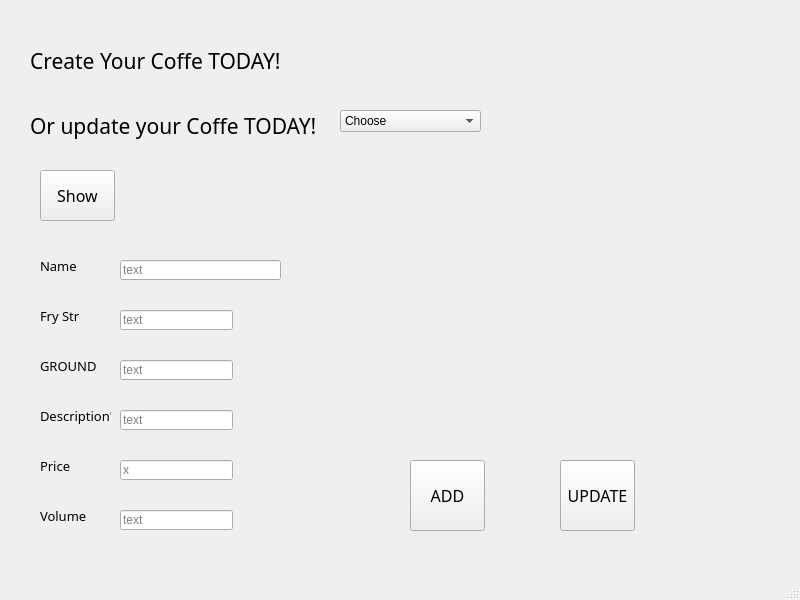
<?xml version="1.0" encoding="UTF-8"?>
<ui version="4.0">
 <class>MainWindow</class>
 <widget class="QMainWindow" name="MainWindow">
  <property name="geometry">
   <rect>
    <x>0</x>
    <y>0</y>
    <width>800</width>
    <height>600</height>
   </rect>
  </property>
  <property name="windowTitle">
   <string>MainWindow</string>
  </property>
  <widget class="QWidget" name="centralwidget">
   <widget class="QLabel" name="label_5">
    <property name="geometry">
     <rect>
      <x>40</x>
      <y>350</y>
      <width>61</width>
      <height>31</height>
     </rect>
    </property>
    <property name="font">
     <font>
      <family>Microsoft YaHei UI Light</family>
      <pointsize>10</pointsize>
     </font>
    </property>
    <property name="text">
     <string>GROUND</string>
    </property>
   </widget>
   <widget class="QLabel" name="label_6">
    <property name="geometry">
     <rect>
      <x>40</x>
      <y>400</y>
      <width>71</width>
      <height>31</height>
     </rect>
    </property>
    <property name="font">
     <font>
      <family>Microsoft YaHei UI Light</family>
      <pointsize>10</pointsize>
     </font>
    </property>
    <property name="text">
     <string>Description'</string>
    </property>
   </widget>
   <widget class="QLabel" name="label_3">
    <property name="geometry">
     <rect>
      <x>40</x>
      <y>300</y>
      <width>61</width>
      <height>31</height>
     </rect>
    </property>
    <property name="font">
     <font>
      <family>Microsoft YaHei UI Light</family>
      <pointsize>10</pointsize>
     </font>
    </property>
    <property name="text">
     <string>Fry Str</string>
    </property>
   </widget>
   <widget class="QLabel" name="label_9">
    <property name="geometry">
     <rect>
      <x>40</x>
      <y>450</y>
      <width>61</width>
      <height>31</height>
     </rect>
    </property>
    <property name="font">
     <font>
      <family>Microsoft YaHei UI Light</family>
      <pointsize>10</pointsize>
     </font>
    </property>
    <property name="text">
     <string>Price</string>
    </property>
   </widget>
   <widget class="QLabel" name="label_10">
    <property name="geometry">
     <rect>
      <x>40</x>
      <y>500</y>
      <width>61</width>
      <height>31</height>
     </rect>
    </property>
    <property name="font">
     <font>
      <family>Microsoft YaHei UI Light</family>
      <pointsize>10</pointsize>
     </font>
    </property>
    <property name="text">
     <string>Volume</string>
    </property>
   </widget>
   <widget class="QLabel" name="label">
    <property name="geometry">
     <rect>
      <x>30</x>
      <y>50</y>
      <width>271</width>
      <height>21</height>
     </rect>
    </property>
    <property name="font">
     <font>
      <family>Microsoft YaHei UI Light</family>
      <pointsize>16</pointsize>
     </font>
    </property>
    <property name="text">
     <string>Create Your Coffe TODAY!</string>
    </property>
   </widget>
   <widget class="QLineEdit" name="fry_str">
    <property name="geometry">
     <rect>
      <x>120</x>
      <y>310</y>
      <width>113</width>
      <height>20</height>
     </rect>
    </property>
    <property name="placeholderText">
     <string>text</string>
    </property>
   </widget>
   <widget class="QLineEdit" name="ground">
    <property name="geometry">
     <rect>
      <x>120</x>
      <y>360</y>
      <width>113</width>
      <height>20</height>
     </rect>
    </property>
    <property name="placeholderText">
     <string>text</string>
    </property>
   </widget>
   <widget class="QLineEdit" name="description">
    <property name="geometry">
     <rect>
      <x>120</x>
      <y>410</y>
      <width>113</width>
      <height>20</height>
     </rect>
    </property>
    <property name="placeholderText">
     <string>text</string>
    </property>
   </widget>
   <widget class="QLineEdit" name="price">
    <property name="geometry">
     <rect>
      <x>120</x>
      <y>460</y>
      <width>113</width>
      <height>20</height>
     </rect>
    </property>
    <property name="placeholderText">
     <string>x</string>
    </property>
   </widget>
   <widget class="QLineEdit" name="volume">
    <property name="geometry">
     <rect>
      <x>120</x>
      <y>510</y>
      <width>113</width>
      <height>20</height>
     </rect>
    </property>
    <property name="placeholderText">
     <string>text</string>
    </property>
   </widget>
   <widget class="QLabel" name="label_2">
    <property name="geometry">
     <rect>
      <x>30</x>
      <y>110</y>
      <width>291</width>
      <height>31</height>
     </rect>
    </property>
    <property name="font">
     <font>
      <family>Microsoft YaHei UI Light</family>
      <pointsize>16</pointsize>
     </font>
    </property>
    <property name="text">
     <string>Or update your Coffe TODAY!</string>
    </property>
   </widget>
   <widget class="QComboBox" name="comboBox">
    <property name="geometry">
     <rect>
      <x>340</x>
      <y>110</y>
      <width>141</width>
      <height>22</height>
     </rect>
    </property>
    <item>
     <property name="text">
      <string>Choose</string>
     </property>
    </item>
   </widget>
   <widget class="QPushButton" name="add_t">
    <property name="geometry">
     <rect>
      <x>410</x>
      <y>460</y>
      <width>75</width>
      <height>71</height>
     </rect>
    </property>
    <property name="font">
     <font>
      <family>Microsoft YaHei UI Light</family>
      <pointsize>12</pointsize>
     </font>
    </property>
    <property name="text">
     <string>ADD</string>
    </property>
   </widget>
   <widget class="QPushButton" name="update_t">
    <property name="geometry">
     <rect>
      <x>560</x>
      <y>460</y>
      <width>75</width>
      <height>71</height>
     </rect>
    </property>
    <property name="font">
     <font>
      <family>Microsoft YaHei UI Light</family>
      <pointsize>12</pointsize>
     </font>
    </property>
    <property name="text">
     <string>UPDATE</string>
    </property>
   </widget>
   <widget class="QLabel" name="mistake">
    <property name="geometry">
     <rect>
      <x>390</x>
      <y>340</y>
      <width>271</width>
      <height>31</height>
     </rect>
    </property>
    <property name="font">
     <font>
      <family>Microsoft YaHei UI Light</family>
      <pointsize>16</pointsize>
     </font>
    </property>
    <property name="text">
     <string/>
    </property>
   </widget>
   <widget class="QLineEdit" name="name">
    <property name="geometry">
     <rect>
      <x>120</x>
      <y>260</y>
      <width>161</width>
      <height>20</height>
     </rect>
    </property>
    <property name="text">
     <string/>
    </property>
    <property name="placeholderText">
     <string>text</string>
    </property>
   </widget>
   <widget class="QLabel" name="label_4">
    <property name="geometry">
     <rect>
      <x>40</x>
      <y>250</y>
      <width>61</width>
      <height>31</height>
     </rect>
    </property>
    <property name="font">
     <font>
      <family>Microsoft YaHei UI Light</family>
      <pointsize>10</pointsize>
     </font>
    </property>
    <property name="text">
     <string>Name</string>
    </property>
   </widget>
   <widget class="QPushButton" name="show_t">
    <property name="geometry">
     <rect>
      <x>40</x>
      <y>170</y>
      <width>75</width>
      <height>51</height>
     </rect>
    </property>
    <property name="font">
     <font>
      <family>Microsoft YaHei UI Light</family>
      <pointsize>12</pointsize>
     </font>
    </property>
    <property name="text">
     <string>Show</string>
    </property>
   </widget>
  </widget>
  <widget class="QMenuBar" name="menubar">
   <property name="geometry">
    <rect>
     <x>0</x>
     <y>0</y>
     <width>800</width>
     <height>21</height>
    </rect>
   </property>
  </widget>
  <widget class="QStatusBar" name="statusbar"/>
 </widget>
 <resources/>
 <connections/>
</ui>
